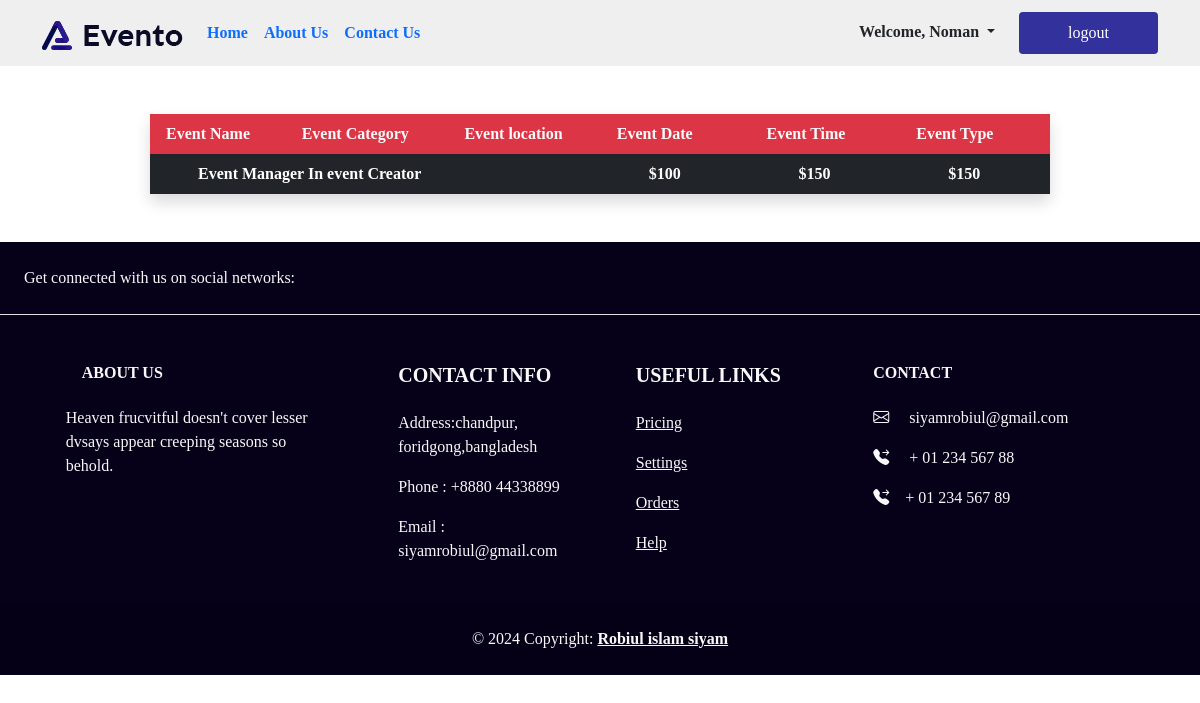
Before: /event/profile/ (signed in) with the older database file.
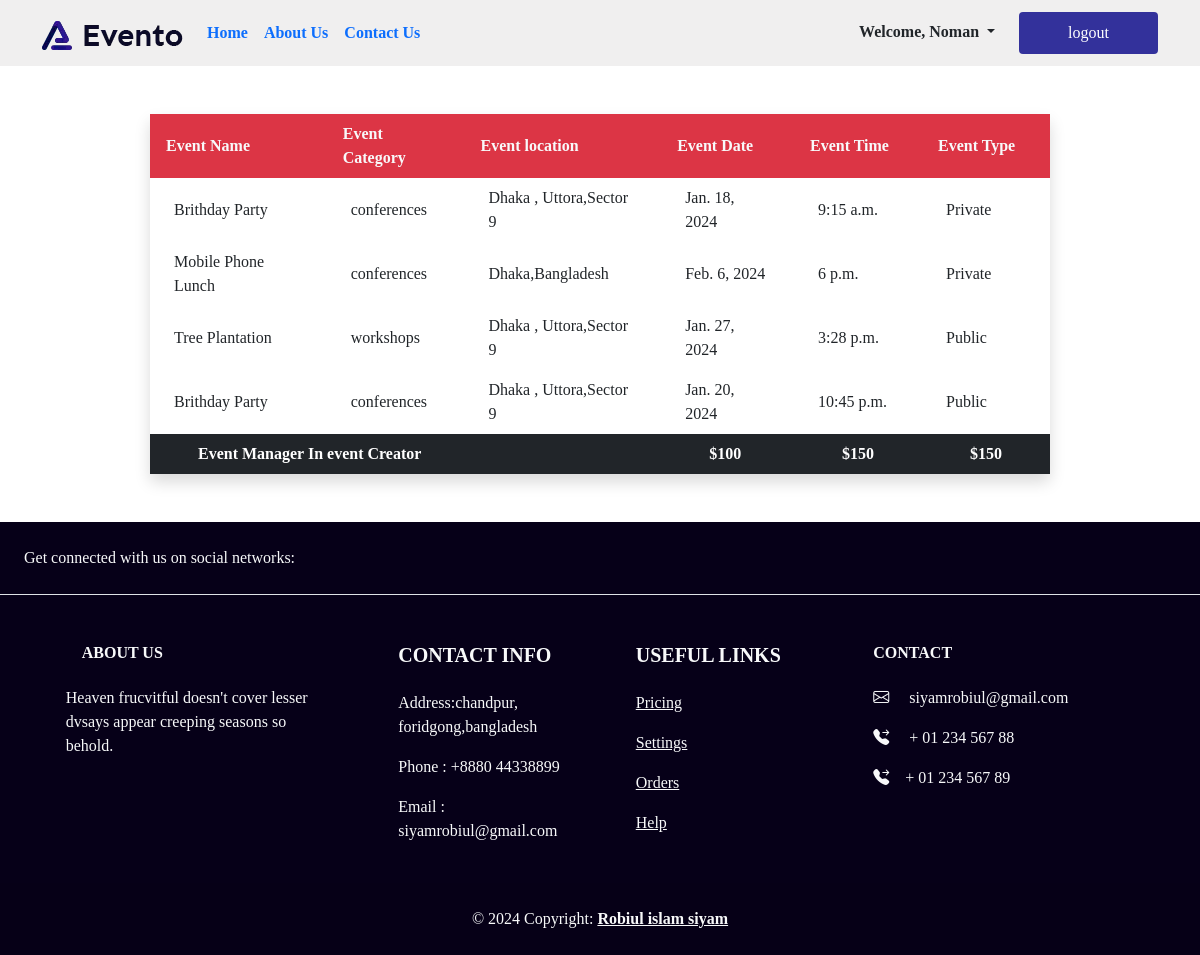
After: the same page with the newer database file.
### Event_creation/models.py (models this page shows, shortened)
class Event_creation_model(models.Model):
    event_category = models.ForeignKey(
        Event_category, blank=True, null=True, on_delete=models.CASCADE, default=None
    )
    user = models.ForeignKey(User, blank=True,on_delete=models.CASCADE,null=True)
    count = models.IntegerField(default=0)
    event_name = models.CharField(max_length=250)
    date = models.DateField()
    time = models.TimeField()
    location = models.CharField(max_length=50)
    description = models.TextField()
    event_type = models.CharField(
        max_length=50, choices=EVENT_TYPE_CHOICES, default="Pablic"
    )

### EventCategory/models.py (models this page shows)
class Event_category(models.Model):
    event_category_tags = models.CharField(max_length=50)
    def __str__(self):
        return self.event_category_tags

### Event_creation/views.py (the view)
# urls.py: path('profile/',views.ProfileViewData.as_view(),name='profile'),
class ProfileViewData(ListView,LoginRequiredMixin):
    template_name = "profile.html"
    model = Event_creation_model
    def get_queryset(self):
        return Confirm_Event.objects.filter(user=self.request.user).values(
            "save_events"
        )
    def get_context_data(self, **kwargs):
        context = super().get_context_data(**kwargs)
        context["data"] = Event_creation_model.objects.filter(
            id__in=self.get_queryset()
        )
        context["time"] = Confirm_Event.objects.filter(user=self.request.user)
        print(confirm_event)
        return context

### Event_creation/templates/profile.html
{% extends 'base.html'%}
{% block content %}
<div class="table-responsive">
  <table class="table-auto mx-auto w-75 shadow rounded px-5 mt-5 mb-5">
    <thead class="bg-danger text-white text-left">
      <tr class=" rounded p-5  text-light fw-bold">
        <th class="px-3 py-2">Event Name </th>
        <th class="px-3 py-2">Event Category</th>
        <th class="px-3 py-2">Event location </th>
        <th class="px-3 py-2">Event Date </th>
        <th class="px-3 py-2">Event Time </th>
        <th class="px-3 py-2">Event Type </th>
      </tr>
    </thead>
    <tbody>
      {% for i in data %}
      <tr>
        <td class="px-4 py-2">
          {{i.event_name}}
        </td>
        <td class="px-4 py-2">
          {{i.event_category}}
        </td>
        <td class="px-4 py-2">
          {{i.location}}
        </td>
        <td class="px-4 py-2">
          {{i.date}}
        </td>
        <td class="px-4 py-2">
          {{i.time}}
        </td>
        <td class="px-4 py-2">
          {{i.event_type}}
        </td>
      </tr>
      {% endfor %}
      <tr class="bg-dark text-white">
        <th class="px-lg-5 py-2 text-right" colspan="3">Event Manager In event Creator </th>
        <th class="px-lg-5 py-2 text-left">
          $100
        </th>
        <th class="px-lg-5 py-2 text-left">
          $150
        </th>
        <th class="px-lg-5 py-2 text-left">
          $150
        </th>
      </tr>
    </tbody>
  </table>
</div>
{% endblock %}

Changed rows visible on the page:
now on this page (row edited): Event_creation_model: event_name "Brithday Party", event_category "conferences", location "Dhaka , Uttora,Sector 9", date "Jan. 18, 2024", time "9:15 a.m.", event_type "Private"
now on this page (row edited): Event_creation_model: event_name "Mobile Phone Lunch", event_category "conferences", location "Dhaka,Bangladesh", date "Feb. 6, 2024", time "6 p.m.", event_type "Private"
now on this page (row edited): Event_creation_model: event_name "Tree Plantation", event_category "workshops", location "Dhaka , Uttora,Sector 9", date "Jan. 27, 2024", time "3:28 p.m.", event_type "Public"
now on this page (row edited): Event_creation_model: event_name "Brithday Party", event_category "conferences", location "Dhaka , Uttora,Sector 9", date "Jan. 20, 2024", time "10:45 p.m.", event_type "Public"
